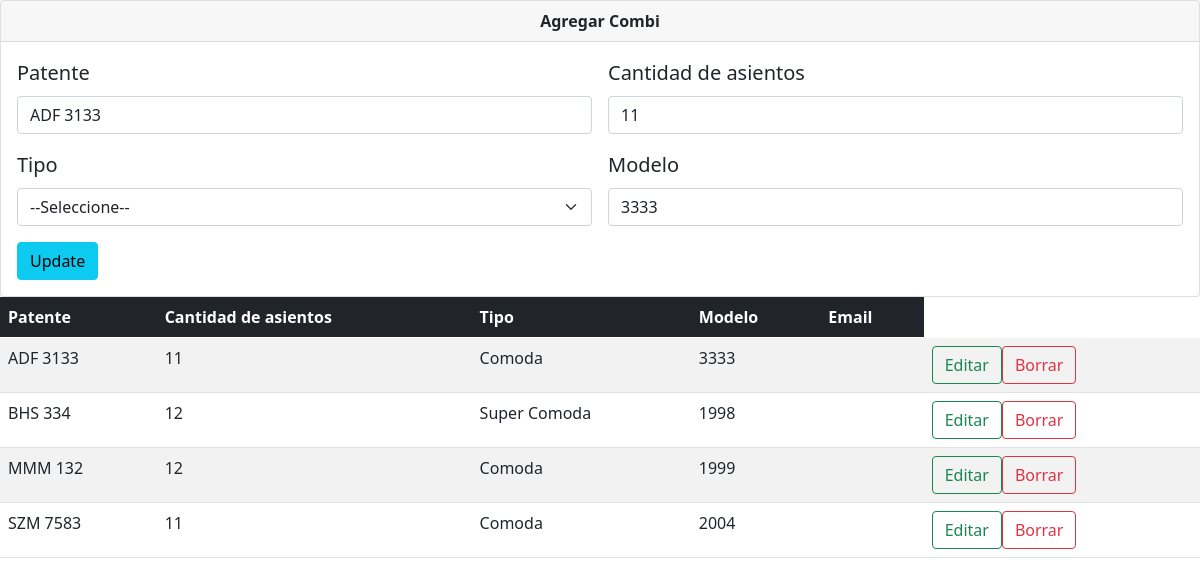
Page /vista_combis.php?edit=ADF 3133 on the committed database.
### tables this page shows
CREATE TABLE `combis` (
  `patente` varchar(20) NOT NULL,
  `cantidad_asientos` int(100) NOT NULL,
  `tipo` varchar(20) NOT NULL,
  `modelo` varchar(30) NOT NULL,
  `email` varchar(30) NOT NULL,
  `activo` tinyint(1) NOT NULL DEFAULT 1
);

### php/acciones_combis.php (called while the page is built, shortened)
<?php
    $db = mysqli_connect('localhost', 'root', '','combi19') or die($db->error());
    if(isset($_GET['edit'])){
        $id = $_GET['edit'];
        $update = true;
        $sql = "SELECT * from combis WHERE activo=1 AND patente='$id'";
        $result = $db->query($sql) or die ($db->error());
        if($result->num_rows == 1){
            $row = $result->fetch_array();
            $patente = $row["patente"];
            $cantidad_asientos = $row["cantidad_asientos"];
            $modelo = $row["modelo"];
        }
    }

### vista_combis.php (the view, shortened to what this page needs)
<?php
    include 'php/acciones_combis.php';
    function getCombis(){
        $db = conectar();
        $sql = "SELECT * FROM `combis` WHERE activo = 1";
        $result = mysqli_query($db,$sql);
        $numRows = $result->num_rows;
        if ($numRows > 0) {
            while ($row = $result->fetch_assoc()) {
                $data[] = $row;
            }
            return $data;
        }
    }
?>
<!DOCTYPE html>
<html lang="en">
<head>
        <link href="https://cdn.jsdelivr.net/npm/bootstrap@5.0.0-beta3/dist/css/bootstrap.min.css" rel="stylesheet">
</head>
<body>
    <div class="card">
    <div class="card-header text-center">
        <strong>Agregar Combi</strong>
    </div>
    <div class="card-body">
        <blockquote class="blockquote mb-0">
            <form action ="php/acciones_combis.php" class="row g-3" method ="POST">
            <div class="col-md-6">
                <label for="inputEmail4" class="form-label">Patente</label>
                <input type="text" class="form-control" name="patente" placeholder="" value="<?php echo $patente?>" required="">
            </div>
            <div class="col-md-6">
                <label for="inputEmail4" class="form-label">Cantidad de asientos</label>
                <input type="number" class="form-control" name="cantidad_asientos" placeholder="" value="<?php echo $cantidad_asientos?>" required="" min=1 max=99>
            </div>
            <div class="col-md-6">
                <label for="inputZip" class="form-label">Tipo</label>
                <select name="tipo" class="form-select">
                    <option value="">--Seleccione--</option>
                </select>
            </div>
            <div class="col-md-6">
                <label for="inputZip" class="form-label">Modelo</label>
                <input type="text" class="form-control" name="modelo" placeholder="" value="<?php echo $modelo?>" required="">
            </div>
                <?php if($update == true){
                    echo "<div class='col-12'> <button type='submit'name='update' class='btn btn-info'>Update</button> </div>";
                    }else{
                    echo "<div class='col-12'> <button type='submit' name='submit' class='btn btn-primary'>Submit</button> </div>";
                    }
                ?>
            </form>
        </blockquote>
    </div>
    </div>
    <table class="table table-striped">
          <thead class="table-dark">
            <tr>
              <th scope="col">Patente</th>
              <th scope="col">Cantidad de asientos</th>
              <th scope="col">Tipo</th>
              <th scope="col">Modelo</th>
              <th scope="col">Email</th>
            </tr>
          </thead>
          <tbody>
            <?php
              $combis = getCombis();
              foreach ($combis as $value) {
                  $patente = $value['patente'];
                  echo
                  "<tr>".
                    "<td>". $value['patente'] . "</td>".
                    "<td>". $value['cantidad_asientos'] . "</td>".
                    "<td>". $value['tipo'] . "</td>".
                    "<td>". $value['modelo'] . "</td>".
                    "<td>". $value['email'] . "</td>".
                    "<td>".
                      "<a href='vista_combis.php?edit=$patente'class='btn btn btn-outline-success'>Editar</a>".
                      "<a href='php/acciones_combis.php?delete=$patente'class='btn btn-outline-danger ml-1'>Borrar</a>".
                    "</td>".
                  "</tr>";
              }
              ?>
          </tbody>
        </table>
</body>
</html>

### rows in the picture
combis: patente "ADF 3133", cantidad_asientos "11", modelo "3333", tipo "Comoda"
combis: patente "BHS 334", cantidad_asientos "12", tipo "Super Comoda", modelo "1998"
combis: patente "MMM 132", cantidad_asientos "12", tipo "Comoda", modelo "1999"
combis: patente "SZM 7583", cantidad_asientos "11", tipo "Comoda", modelo "2004"
